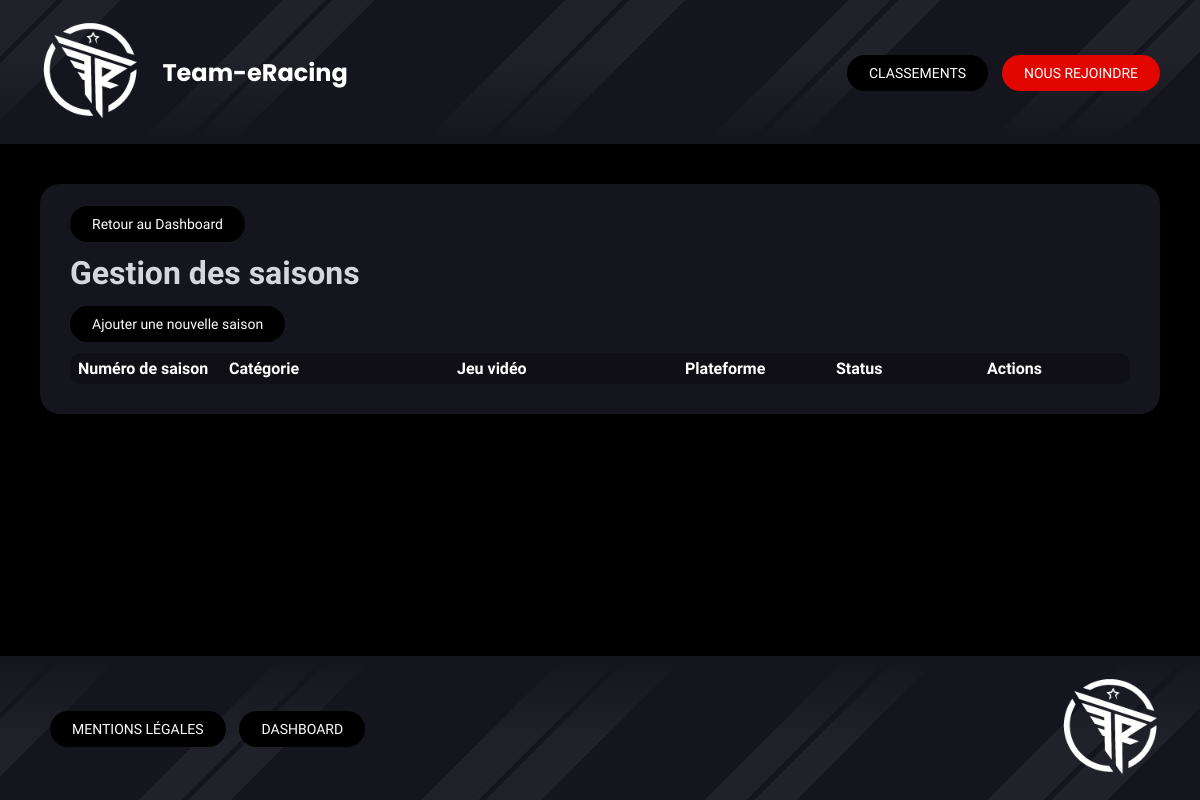
The app's page /index.php?controller=seasons&action=index (signed in), older data.
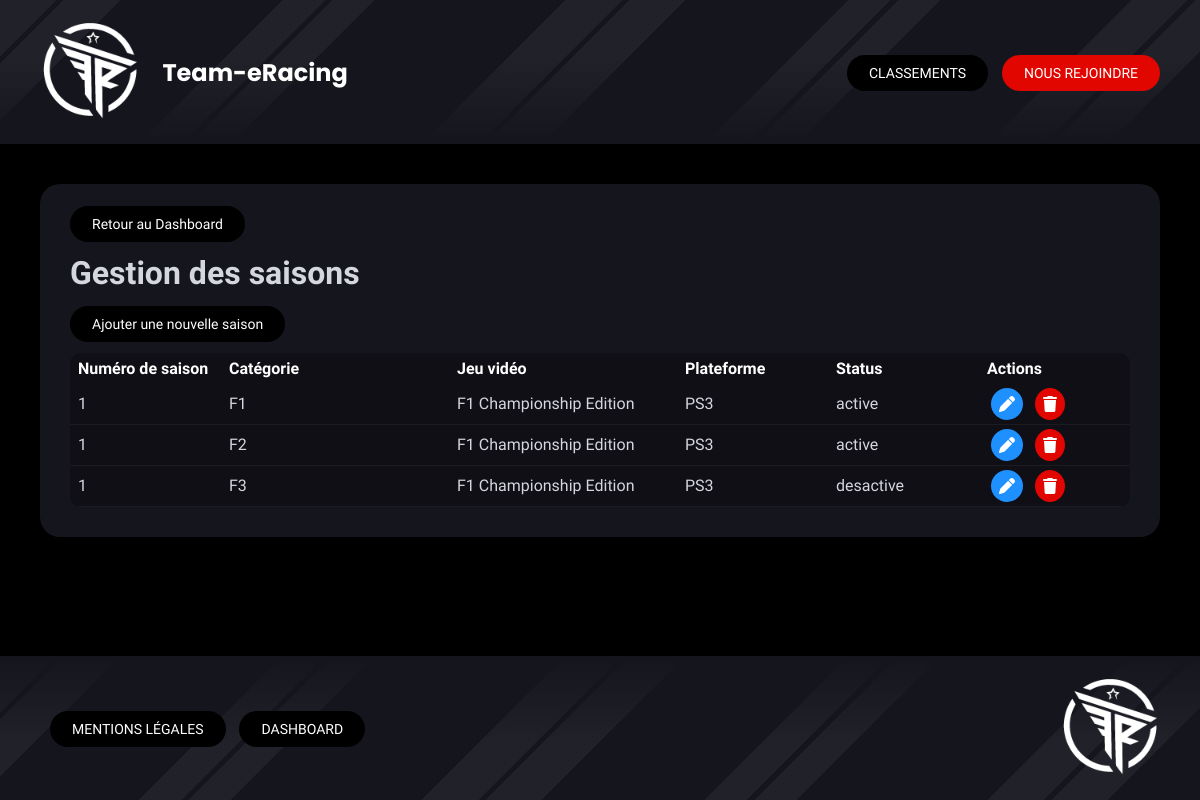
The same page, newer data.
### tables this page shows
CREATE TABLE IF NOT EXISTS `seasons` (
  `id` int NOT NULL AUTO_INCREMENT,
  `season_number` int NOT NULL,
  `category_id` int NOT NULL,
  `videogame` varchar(100) NOT NULL,
  `platform` varchar(100) NOT NULL,
  `status` enum('active','desactive') NOT NULL DEFAULT 'active',
  PRIMARY KEY (`id`),
  UNIQUE KEY `unique_season_category` (`season_number`,`category_id`),
  KEY `idx_fk_category` (`category_id`),
  KEY `idx_season_status` (`status`)
);

CREATE TABLE IF NOT EXISTS `categories` (
  `id` int NOT NULL AUTO_INCREMENT,
  `name` varchar(50) NOT NULL,
  `color` varchar(7) NOT NULL DEFAULT '#E10600',
  `status` enum('active','desactive') DEFAULT 'active',
  PRIMARY KEY (`id`),
  UNIQUE KEY `name` (`name`)
);

### Controllers/Controller.php (called while the page is built, shortened)
<?php
abstract class Controller
{
    protected function authMiddleware(string|array $requiredRoles = null)
    {
        if ($requiredRoles) {
            if (is_array($requiredRoles)) {
                foreach ($requiredRoles as $role) {
                    if (\App\Core\Auth::hasRole($role)) {
                        $userHasRole = true;
                        break;
                    }
                }
            } else {
                $userHasRole = \App\Core\Auth::hasRole($requiredRoles);
            }
        }
    }
    public function render(string $path, array $data = [])
    {
        extract($data);
        include dirname(__DIR__) . '/Views/' . $path . '.php';
        $content = ob_get_clean();
        include dirname(__DIR__) . '/Views/base.php';
    }
}
?>

### Controllers/SeasonsController.php (called while the page is built, shortened)
<?php
class SeasonsController extends Controller {
    public function index()
    {
        $seasons = SeasonsModel::all();
        $categories = SeasonsModel::allCategories();
        $this->render('dashboard/seasons/index', [
            'list' => $seasons,
            'categories' => $categories
        ]);
    }
}
?>

### public/index.php (called while the page is built, shortened)
<?php
include '../Autoloader.php';
$route = new Router();
$route->routes();
?>

### Autoloader.php (called while the page is built, shortened)
<?php
class Autoloader{
    static function autoload($class){
        $class = str_replace(__NAMESPACE__.'\\','',$class);
        $class = str_replace('\\','/',$class);
    }
}
?>

### Core/Auth.php (called while the page is built, shortened)
<?php
class Auth
{
    public static function start()
    {
        if (session_status() === PHP_SESSION_NONE) {
            $secure = (!empty($_SERVER['HTTPS']) && $_SERVER['HTTPS'] === 'on') ||
                    (!empty($_SERVER['HTTP_X_FORWARDED_PROTO']) && $_SERVER['HTTP_X_FORWARDED_PROTO'] === 'https');
            $lifetime = 300 ;
        }
    }
    public static function check(): bool
    {
        return isset($_SESSION['user_id']);
    }
    public static function hasRole(string $requiredRole): bool
    {
        return isset($_SESSION['role']) && $_SESSION['role'] === $requiredRole;
    }
}

### Core/DbConnect.php (called while the page is built, shortened)
<?php
class DbConnect
{
    protected $connection;
    public function getConnection()
    {
        return $this->connection;
    }
    public function __construct()
    {
        try {
            $dsn = 'mysql:host=' . self::SERVER . ';dbname=' . self::BASE . ';charset=utf8mb4';
                $this->connection = new PDO($dsn, self::USER, self::PASSWORD, [
                    PDO::ATTR_ERRMODE => PDO::ERRMODE_EXCEPTION,
                    PDO::ATTR_DEFAULT_FETCH_MODE => PDO::FETCH_OBJ,
                    PDO::ATTR_EMULATE_PREPARES => false
                ]);
        } catch (Exception $e) {
            die('Erreur : ' . $e->getMessage());
        }
    }
}
?>

### Models/SeasonsModel.php (called while the page is built, shortened)
<?php
class SeasonsModel extends DbConnect {
    public static function all(){
        $db = new DbConnect();
        return $db->getConnection()->query("
            SELECT seasons.id, season_number, categories.name as category, videogame, platform, seasons.status
            FROM seasons
            JOIN categories ON seasons.category_id = categories.id
        ")->fetchAll();
    }
}
?>

### Views/dashboard/seasons/index.php (the view, shortened to what this page needs)
<div class="section-dashboard">
    <div class="section-header">
        <a class="nav-btn-dashboard" href="index.php?controller=dashboard">Retour au Dashboard</a>
        <h1>Gestion des saisons</h1>
        <a class="nav-btn-dashboard" href="index.php?controller=seasons&action=create">Ajouter une nouvelle saison</a>
    </div>
    <div class="table-responsive">
        <table class="dashboard-table">
            <thead>
                <tr>
                    <th>Numéro de saison</th>
                    <th>Catégorie</th>
                    <th>Jeu vidéo</th>
                    <th>Plateforme</th>
                    <th>Status</th>
                    <th class="actions-column">Actions</th>
                </tr>
            </thead>
            <tbody>
                <?php foreach ($list as $season): ?>
                <tr>
                    <td><?= htmlspecialchars($season->season_number) ?></td>
                    <td><?= htmlspecialchars($season->category ?? $season->category_id) ?></td>
                    <td><?= htmlspecialchars($season->videogame) ?></td>
                    <td><?= htmlspecialchars($season->platform) ?></td>
                    <td><?= htmlspecialchars($season->status) ?></td>
                    <td class="actions">
                        <a class="action-btn edit" href="index.php?controller=seasons&action=update&id=<?= $season->id ?>">
                            <i class="fa-solid fa-pen"></i>
                        </a>
                        <a class="action-btn delete" href="index.php?controller=seasons&action=delete&id=<?= $season->id ?>">
                            <i class="fa-solid fa-trash"></i>
                        </a>
                    </td>
                </tr>
                <?php endforeach; ?>
            </tbody>
        </table>
    </div>
</div>

### Core/Router.php (shortened to what this page needs)
<?php
class Router
{
    public function routes()
    {
        $controllerName = isset($_GET['controller']) ? ucfirst(array_shift($_GET)) : 'Home';
        $controllerClass = '\\App\\Controllers\\' . $controllerName . 'Controller';
        $action = isset($_GET['action']) ? array_shift($_GET) : 'index';
        if (class_exists($controllerClass)) {
            $controller = new $controllerClass();
            if (method_exists($controller, $action)) {
                call_user_func_array([$controller, $action], $_GET ?? []);
            } else {
                $this->render404();
            }
        } else {
            $this->render404();
        }
    }
}
?>

### Views/base.php (shortened to what this page needs)
<!DOCTYPE html>
<html lang="fr">
<head>
<link rel="stylesheet" href="style-v2.6.css" />
</head>
<body>
<header>
<div class="logo_and_name_header">
    <div class="logo_header">
        <a href="index.php"><img src="img/logo_team_eracing.png" alt="Logo Communauté Team-eRacing"></a>
    </div>
    <h2 class="name_header">Team-eRacing</h2>
</div>
<nav>
<a class="nav-btn" href="index.php?controller=classements&action=standings">CLASSEMENTS</a>
<a class="nav-btn red" href="index.php?controller=join">NOUS REJOINDRE</a>
</nav>
</header>
<main>
<?= $content ?>
</main>
<footer>
<div>
<a class="nav-btn" href="index.php?controller=mentions">MENTIONS LÉGALES</a>
<a class="nav-btn" href="index.php?controller=dashboard">DASHBOARD</a>
</div>
<div class="logo_footer"><a href="index.php"><img src="img/logo_team_eracing.png" alt="Logo Communauté Team-eRacing"></a></div>
</footer>
</body>
</html>

### public/style-v2.6.css (style rules this page uses)
html, body { height: 100%; margin: 0; padding: 0; background: #000000; font-family: 'Titillium Web', 'Segoe UI', 'Helvetica Neue', Arial, sans-serif; color: #d4d7dd; }
body { display: flex; flex-direction: column; }
main { flex: 1; }
footer { margin-top: auto; }
header, footer { display: flex; justify-content: space-between; align-items: center; padding: 20px 40px; background: #15151E; --fade-dir: to bottom; background-image: linear-gradient(var(--fade-dir), transparent 40%, #15151E 100% ), repeating-linear-gradient( 135deg, rgba(255,255,255,0.05) 0 40px, transparent 40px 45px, rgba(255,255,255,0.05) 45px 85px, transparent 85px 200px, rgba(255,255,255,0.05) 200px 230px, transparent 230px 235px, rgba(255,255,255,0.05) 235px 265px, transparent 265px 400px ); }
footer { --fade-dir: to top; }
.nav-btn { padding: 10px 22px; border-radius: 20px; background: #000000; color: white; text-decoration: none; margin-left: 10px; font-size: 14px; cursor: pointer; transition: background-color 0.3s; }
.nav-btn.red { background: #E10600; }
.section-dashboard { background: #15151E; margin: 40px; padding: 30px; border-radius: 20px; gap: 20px; }
.nav-btn-dashboard { padding: 10px 22px; border-radius: 20px; background: #000000; color: white; text-decoration: none; font-size: 14px; cursor: pointer; transition: background-color 0.3s; }
.logo_and_name_header { display: flex; align-items: center; width: 40%; }
.logo_header img, .logo_footer img { max-width: 100px; height: auto; }
.name_header { font-family: 'Poppins', 'Segoe UI', 'Helvetica Neue', Arial, sans-serif; color: white; padding-left: 5%; }
.table-responsive { overflow-x: auto; border-radius: 10px; margin-top: 20px; }
.dashboard-table { width: 100%; border-collapse: collapse; background: #0f0f15; border-radius: 10px; overflow: hidden; }
.dashboard-table thead th { background-color: var(--category-color); }
.dashboard-table th { background: var(--category-color); padding: 12px; text-align: left; color: white; font-weight: 600; }
.dashboard-table td { padding: 12px; border-bottom: 1px solid rgba(255,255,255,0.05); }
.actions-column { text-align: center; }
.action-btn { padding: 8px; border-radius: 50%; margin: 0 4px; text-decoration: none; display: inline-flex; }
.action-btn.edit { background: #1e90ff; color: white; }
.action-btn.delete { background: #E10600; color: white; }
.dashboard-table td { padding: 4px 8px; }
.dashboard-table th { padding: 6px 8px; }
.dashboard-table { table-layout: fixed; }
.dashboard-table td.driver-cell, .dashboard-table th:nth-child(2) { width: 20%; }
.dashboard-table td.team-cell, .dashboard-table th:nth-child(3) { width: 20%; }

Row changes from the older to the newer data that the page shows:
added seasons: season_number "1", category.name "F1", videogame "F1 Championship Edition", platform "PS3", status "active"
added seasons: season_number "1", category.name "F2", videogame "F1 Championship Edition", platform "PS3", status "active"
added seasons: season_number "1", category.name "F3", videogame "F1 Championship Edition", platform "PS3", status "desactive"
